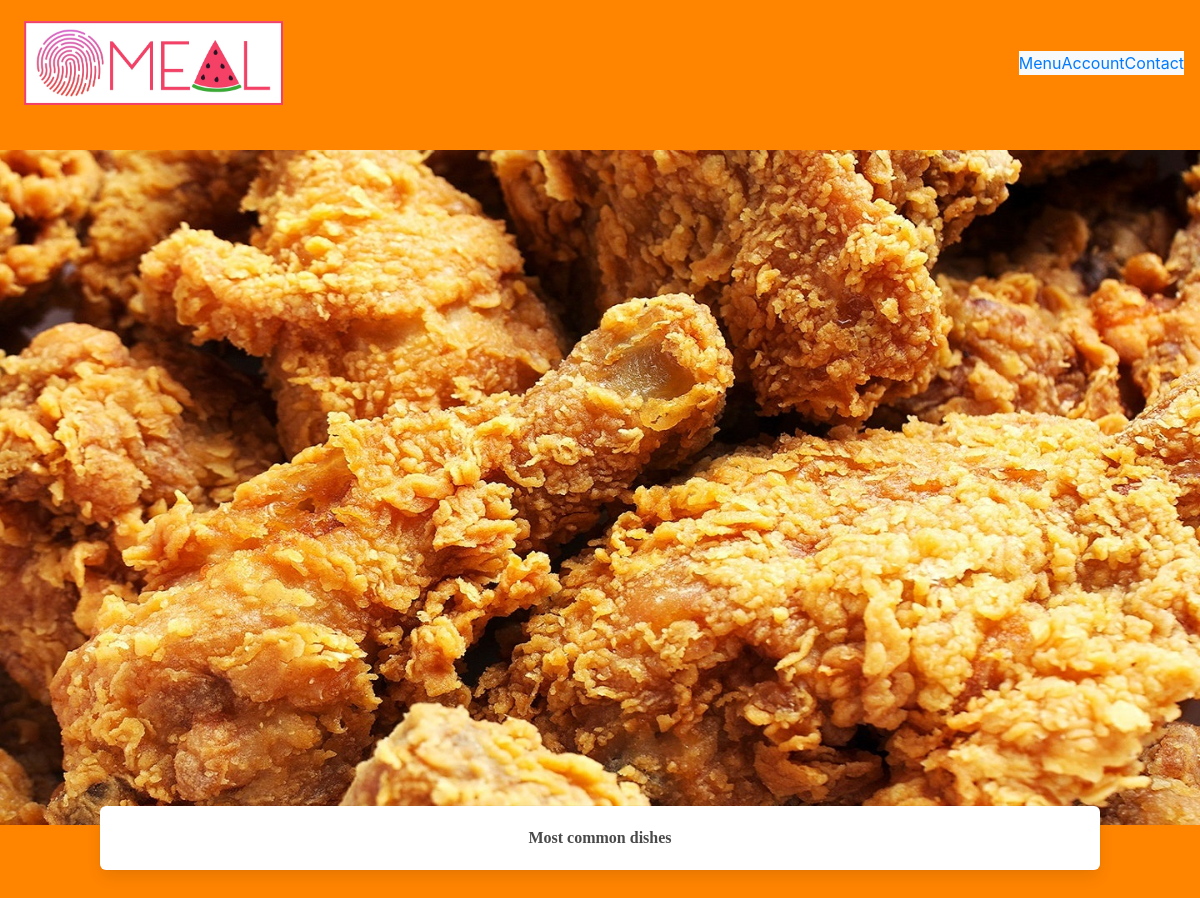
The app's page /most_common_dishes, older data.
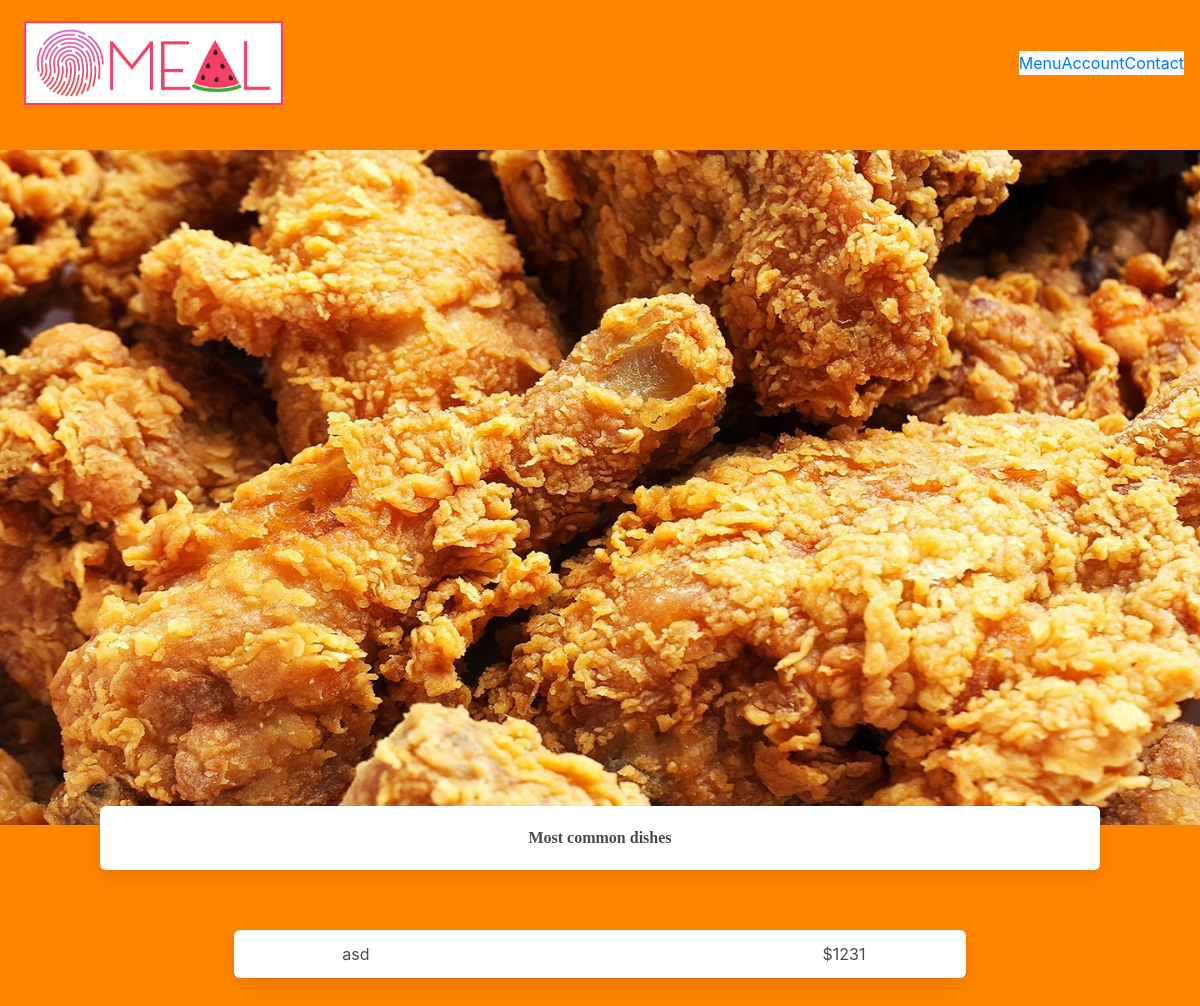
The same page, newer data.
### main.py (models this page shows, shortened)
class MostCommonDishes(db.Model):
    id = db.Column(db.Integer, primary_key=True)
    name = db.Column(db.String(200), nullable=False)
    price = db.Column(db.Integer)

### main.py (the view)
@main.route('/most_common_dishes', methods=['GET'])
def most_common_dishes():
    dishes = MostCommonDishes.query.order_by(MostCommonDishes.id).all()
    return render_template('view_option/view_menu/most_common_dishes.html', dishes=dishes)

### templates/view_option/view_menu/most_common_dishes.html (shortened to what this page needs)
{% extends "base.html" %}
{% block head%}
    <link rel= "stylesheet" type= "text/css" href= "{{ url_for('static',filename='styles/view_menu/style_each_menu.css') }}">
{%endblock%}
{% block body%}
<img src="../../../static/img/most_common_dishes.jpg" alt="">
<div class="box choosing-option has-text-weight-bold">Most common dishes</div>
<section class="section">
    {% for dish in dishes %}
    <div class="container">
        <div class=" columns has-text-centered is-mobile">
            <div class="column is-1"></div>
            <a href="/most_common_dishes/{{dish.id}}" class="column box has-text-centered is-8">
                <div class="columns is-mobile">
                    <div class="column is1">{{ dish.name }}</div>
                    <div class="column is7"></div>
                    <div class="column is4">${{ dish.price }}</div>
                </div>
            </a>
            <div class="column is-1"></div>
        </div>
    </div>
    {% endfor %}
</section>
{%endblock%}

### templates/base.html (shortened to what this page needs)
<!DOCTYPE html>
<html lang="en">
<head>
    <link rel="stylesheet" href="https://cdnjs.cloudflare.com/ajax/libs/bulma/0.7.2/css/bulma.min.css" />
    <link rel= "stylesheet" type= "text/css" href= "{{ url_for('static',filename='styles/style_nav.css') }}">
    <link rel="stylesheet" href="https://pro.fontawesome.com/releases/v5.10.0/css/all.css"/>
    <link
      rel="stylesheet"
      href="https://stackpath.bootstrapcdn.com/bootstrap/4.4.1/css/bootstrap.min.css"
    />
    <link
      rel="stylesheet"
      href="https://stackpath.bootstrapcdn.com/font-awesome/4.7.0/css/font-awesome.min.css"
    />
    {% block head %}{% endblock %}
</head>
{% if request.url_rule.endpoint != "confirm_order" and request.url_rule.endpoint != "order_status" %}
<body>
  <div class = "block">
    <div class = "navbar nav-color" role="navigation" aria-label="main navigation">
        <div class = "navbar-brand">
            <a href = "#" class = "nav-item">
                <img src="../static/img/app_logo.jpg" alt = "site-logo" style = "max-height: 100px" class = "py-2 px-2">
            </a>
        </div>
    <nav class = "navbar-left navbar-expand-lg navbar-light bg-light">
        <div class = "collapse navbar-collapse" id = "navbar">
            <div class = "navbar-nav">
              <a class = "nav-item" href = "{{ url_for('menu_option') }}">Menu</a>
                <a class = "nav-item" href = "{{ url_for('view_account') }}">Account</a>
                <a class = "nav-item" href = "{{ url_for('contact_us') }}">Contact</a>
            </div>
        </div>
    </nav>
</div>
    </div>
{% endif %}
    {% block body %}{% endblock %}
</body>
</html>

### static/styles/style_nav.css (style rules this page uses)
.nav-color { background-color: rgb(255, 132, 0); }

### static/styles/view_menu/style_each_menu.css (style rules this page uses)
:root { --primary-color: rgb(255, 132, 0); }
body, html { background-color:var(--primary-color) }
.box { width: 83.3333%; margin-left: 8.3333%; }
.choosing-option { display: inline-block; margin-top: -20%; text-align: center; font-weight: 800; font-family: "Bell Gothic Std Light"; }

Row changes from the older to the newer data that the page shows:
added MostCommonDishes: name "asd", price "1231"
